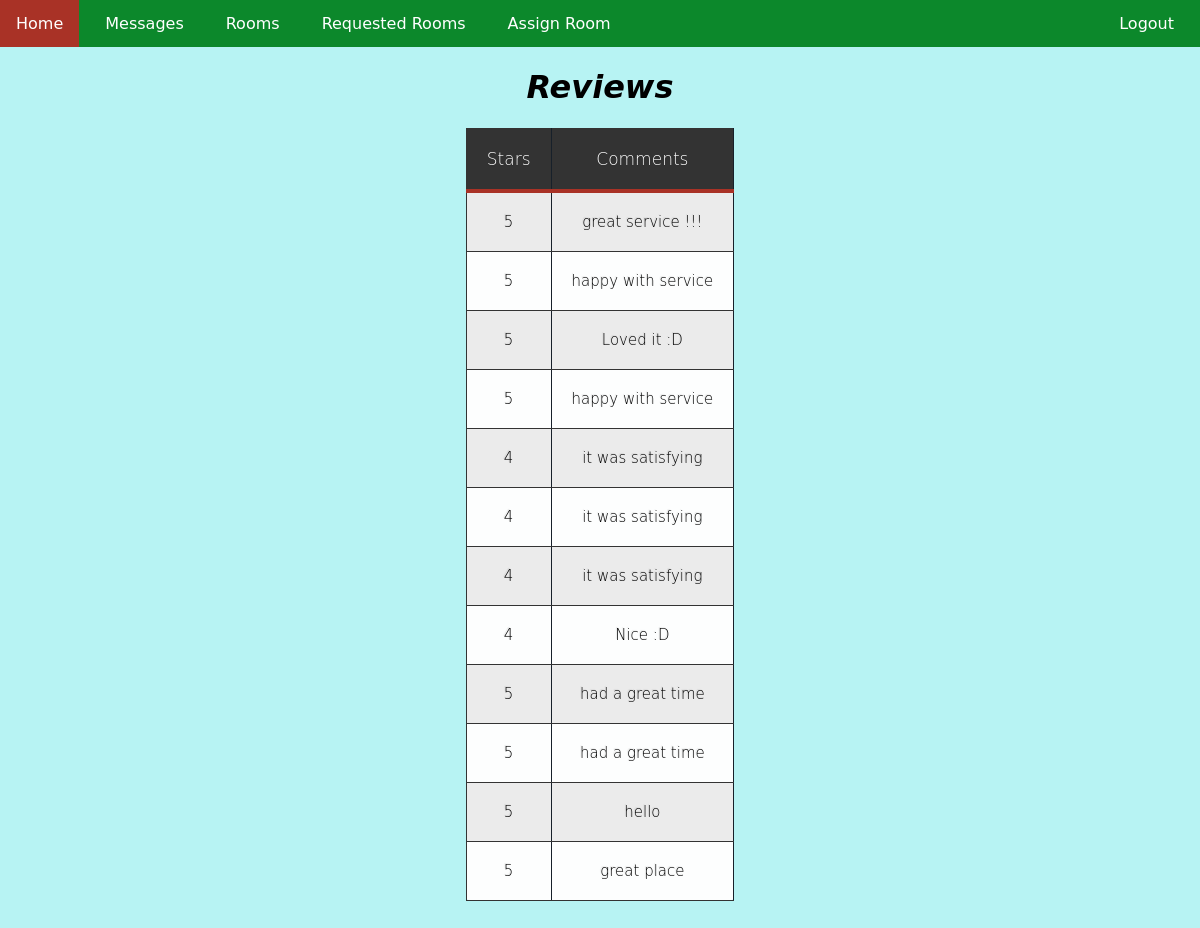
The page /mreview.php on the database its author committed.
### tables this page shows
CREATE TABLE `rating` (
  `id` int(11) NOT NULL,
  `star` int(5) NOT NULL,
  `comnt` varchar(225) NOT NULL
);

### mreview.php (the view, shortened to what this page needs)
<!DOCTYPE html>
<html lang="en">
<head>
   <link rel="stylesheet" href="style.css">
   <link rel="stylesheet" href="//netdna.bootstrapcdn.com/font-awesome/4.2.0/css/font-awesome.min.css">
</head>
<body>
   <header>
      <div class="navbar">
         <nav>
            <ul>
               <li id="title"><a href="Login.php">Logout</a></li>
               <li><a href="index.php"> Home </a></li>
               <li><a href="msg.php"> Messages </a></li>
               <li><a href="mroomview.php"> Rooms </a></li>
               <li><a href="managerview.php">Requested Rooms</a></li>
               <li><a href="assignroom.php"> Assign Room </a></li>
            </ul>
         </nav>
      </div>
   </header>
<?php
 include "connect.php";
 if(!mysqli_connect_errno())
 {
   $reviews = mysqli_query($con, "SELECT * FROM rating");
 }
?>
  <center><h1>Reviews</h1></center>
  <table>
    <thead>
      <th>Stars</th>
      <th>Comments</th>
    </thead>
    <tbody>
      <?php
        foreach($reviews as $review)
        { ?>
          <tr>
            <td> <?php echo $review['star'];?></td>
            <td> <?php echo $review['comnt'];?></td>
          </tr>
          <?php
        };
       ?>

### style.css (style rules this page uses)
body { background-color: #b7f3f3; margin: 0 auto; text-align: center; font-family: "Lucida Grande", "Lucida Sans Unicode", "Lucida Sans", "DejaVu Sans", Verdana, sans-serif; }
#title { float: right; }
nav { background-color: rgb(12, 136, 43); max-width: 100%; }
nav ul { list-style-type: none; margin: 0 auto; padding: 0; overflow: hidden; }
nav ul li { float: left; }
nav ul li a { display: block; font-family:"Lucida Grande", "Lucida Sans Unicode", "Lucida Sans", "DejaVu Sans", Verdana, sans-serif; color: white; text-align: center; padding: 14px 16px; text-decoration: none; margin-right: 10px; }
h1 { font-family:"Lucida Grande", "Lucida Sans Unicode", "Lucida Sans", "DejaVu Sans", Verdana, sans-serif; font-style: oblique; }
table , th ,td { border: 1px solid #333; border-collapse: collapse; margin: 0 auto; margin-bottom: 100px; }
th,td { padding: 5px; }
th { background-color: #333; color: white; border-bottom:4px solid #A93226; border-right: 1.2px solid #17202A; font-size:17px; font-weight: 200; padding:20px; text-align:center; text-shadow: 0 1px 1px rgba(0, 0, 0, 0.1); vertical-align:middle; }
tr:first-child { border-top:none; }
tr:last-child { border-bottom:none; }
tr:nth-child(odd) td { background:#EBEBEB; }
tr:last-child td:first-child { border-bottom-left-radius:3px; }
tr:last-child td:last-child { border-bottom-right-radius:3px; }
td { background:#FDFEFE; padding:20px; text-align:center; vertical-align:middle; font-weight:100; font-size:15px; text-shadow: -1px -1px 1px rgba(0, 0, 0, 0.1); border-right: 1.5px solid #17202A; }

### rows shown on the page
rating: star "5", comnt "great service !!!"
rating: star "5", comnt "happy with service"
rating: star "5", comnt "Loved it :D"
rating: star "5", comnt "happy with service"
rating: star "4", comnt "it was satisfying"
rating: star "4", comnt "it was satisfying"
rating: star "4", comnt "it was satisfying"
rating: star "4", comnt "Nice :D"
rating: star "5", comnt "had a great time"
rating: star "5", comnt "had a great time"
rating: star "5", comnt "hello"
rating: star "5", comnt "great place"
